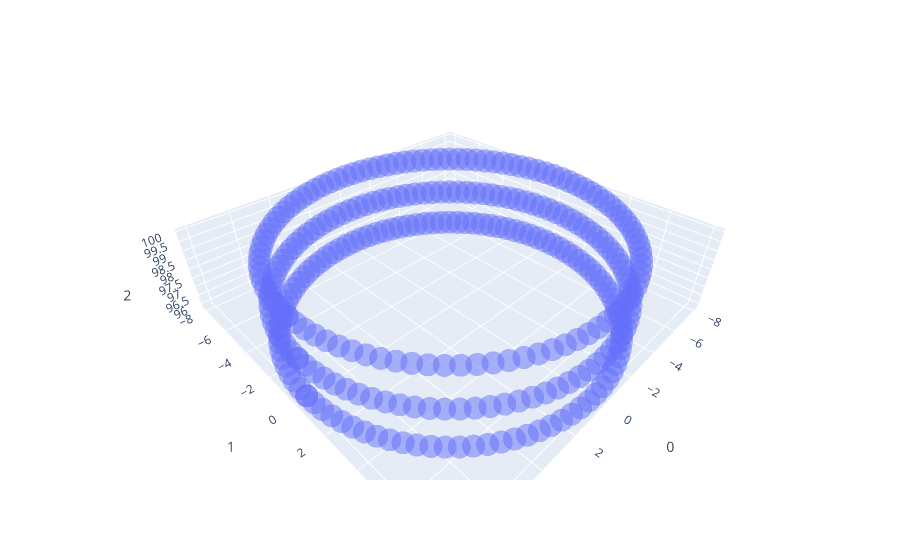

Write notebook code for a chart like this one.
### Code cell
fig = px.scatter_3d(cyl_points[cyl_points[:, 2] > 95], x=0, y=1, z=2, opacity=0.5)
fig.show()

### Figure 1 — Plotly figure (JSON) as saved in the notebook; plotly's stock layout.template omitted (floating-point values rounded to 4 significant figures; data arrays with more than 128 entries replaced by an {"elided": "..."} marker saying what was removed)
{"data": [{"hovertemplate": "0=%{x}<br>1=%{y}<br>2=%{z}<extra></extra>", "legendgroup": "", "marker": {"color": "#636efa", "opacity": 0.5, "symbol": "circle"}, "mode": "markers", "name": "", "scene": "scene", "showlegend": false, "type": "scatter3d", "x": {"elided": "300 float values"}, "y": {"elided": "300 float values"}, "z": {"elided": "300 float values"}}], "layout": {"legend": {"tracegroupgap": 0}, "margin": {"t": 60}, "scene": {"domain": {"x": [0, 1], "y": [0, 1]}, "xaxis": {"title": {"text": "0"}}, "yaxis": {"title": {"text": "1"}}, "zaxis": {"title": {"text": "2"}}}}}
